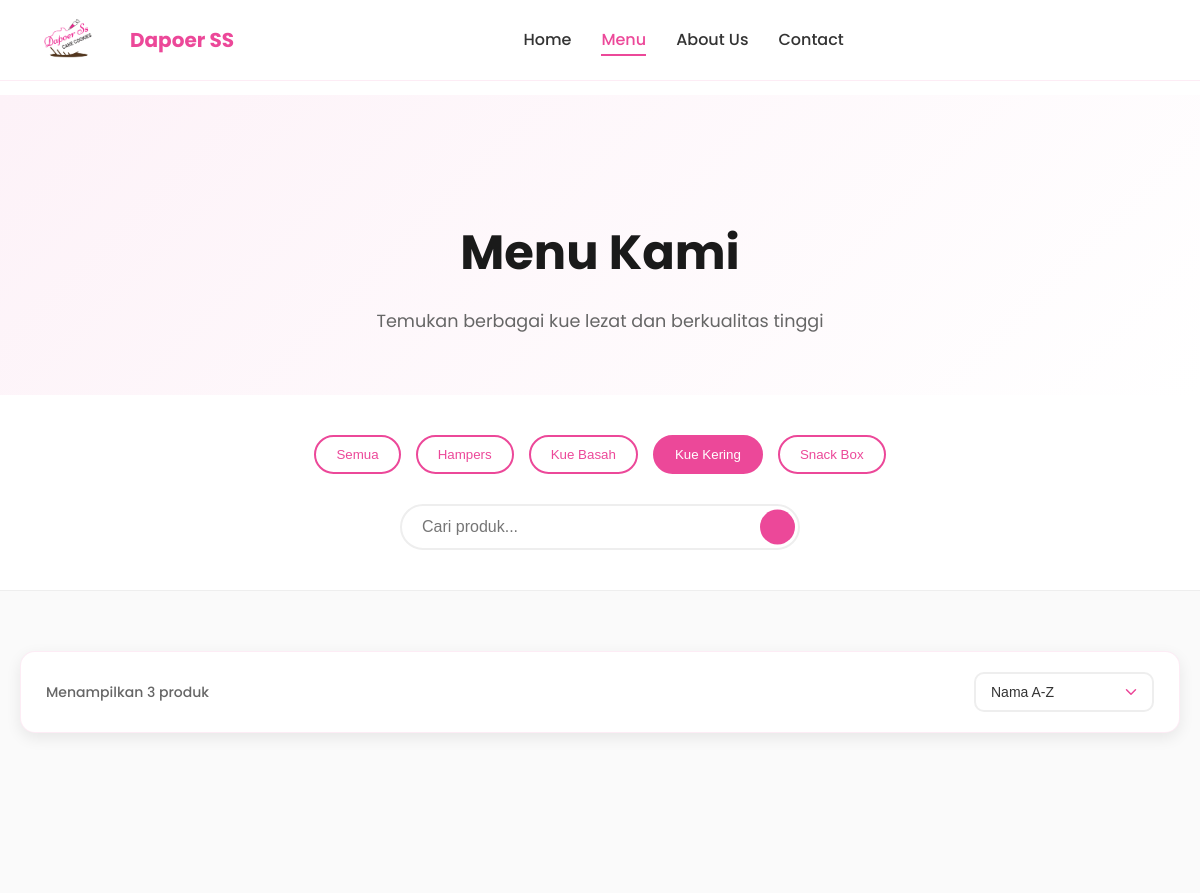
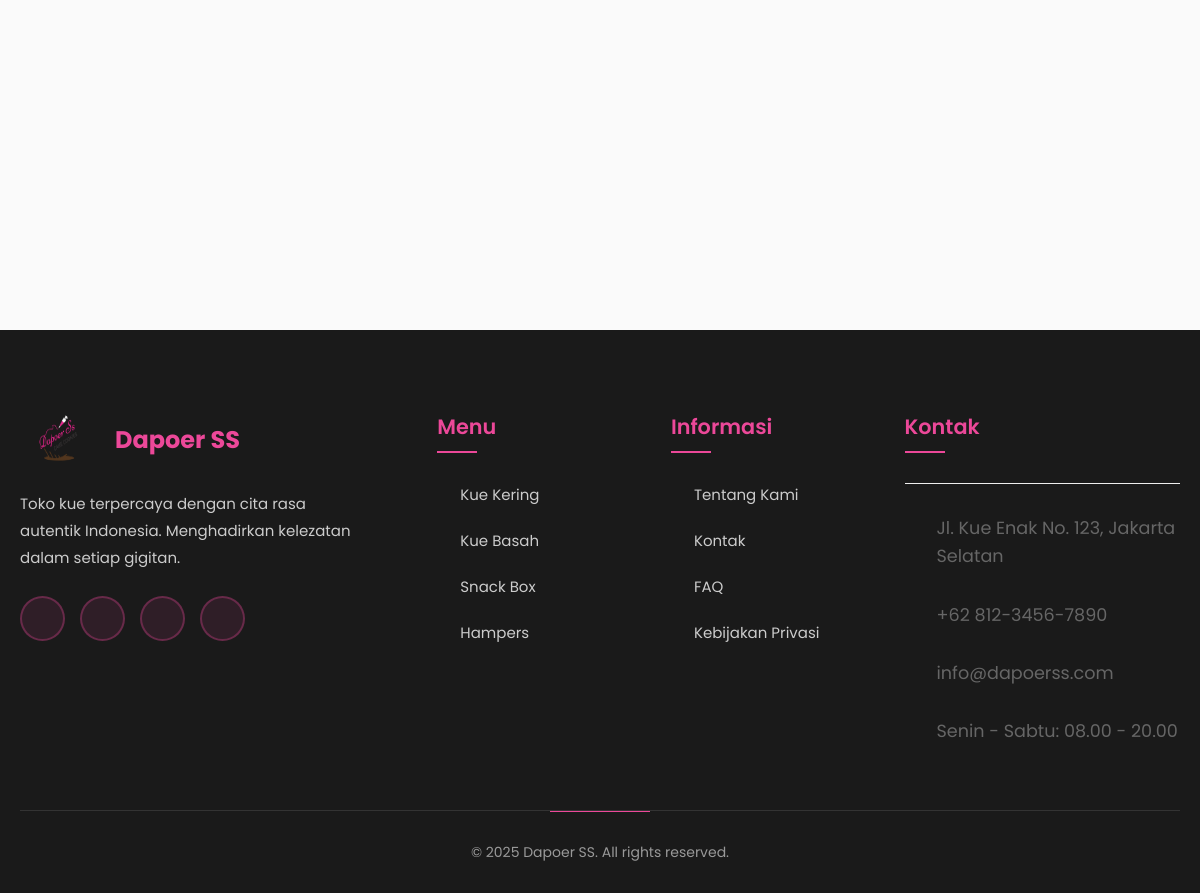
The app's page /menu.php?category=1 with its own data (2 pictures, top to bottom).
### tables this page shows
CREATE TABLE categories (
    id INT AUTO_INCREMENT PRIMARY KEY,
    name VARCHAR(50) NOT NULL,
    slug VARCHAR(50) UNIQUE NOT NULL,
    created_at TIMESTAMP DEFAULT CURRENT_TIMESTAMP
);

### menu.php (the view, shortened to what this page needs)
<?php
$database = new Database();
$db = $database->getConnection();
$query = "SELECT * FROM categories ORDER BY name";
$stmt = $db->prepare($query);
$stmt->execute();
$categories = $stmt->fetchAll(PDO::FETCH_ASSOC);
$category_filter = $_GET['category'] ?? '';
$search = $_GET['search'] ?? '';
$sort = $_GET['sort'] ?? 'name';
$where_conditions = ["p.is_active = 1"];
$params = [];
if ($category_filter) {
    $where_conditions[] = "p.category_id = ?";
    $params[] = $category_filter;
}
$where_clause = implode(" AND ", $where_conditions);
$sort_options = [
    'name' => 'p.name ASC',
    'price_low' => 'p.price ASC',
    'price_high' => 'p.price DESC',
    'rating' => 'p.rating DESC, p.reviews_count DESC'
];
$order_clause = isset($sort_options[$sort]) ? $sort_options[$sort] : 'p.name ASC';
$query = "SELECT p.*, c.name as category_name FROM products p
          LEFT JOIN categories c ON p.category_id = c.id
          WHERE $where_clause
          ORDER BY $order_clause";
$stmt = $db->prepare($query);
$stmt->execute($params);
$products = $stmt->fetchAll(PDO::FETCH_ASSOC);
include 'includes/header.php';
?>
<section class="page-header">
    <div class="container">
        <h1>Menu Kami</h1>
        <p>Temukan berbagai kue lezat dan berkualitas tinggi</p>
    </div>
</section>
<section class="menu-categories">
    <div class="container">
        <div class="category-filters">
            <button class="filter-btn <?php echo empty($category_filter) ? 'active' : ''; ?>"
                    onclick="filterByCategory('')">Semua</button>
            <?php foreach ($categories as $category): ?>
            <button class="filter-btn <?php echo $category_filter == $category['id'] ? 'active' : ''; ?>"
                    onclick="filterByCategory(<?php echo $category['id']; ?>)">
                <?php echo htmlspecialchars($category['name']); ?>
            </button>
            <?php endforeach; ?>
        </div>
        <div class="search-bar">
            <input type="text" id="menu-search" placeholder="Cari produk..."
                   value="<?php echo htmlspecialchars($search); ?>">
            <button class="search-btn" onclick="searchProducts()">
            </button>
        </div>
    </div>
</section>
<section class="menu-grid-section">
    <div class="container">
        <div class="menu-controls">
            <div class="results-info">
                <p>Menampilkan <?php echo count($products); ?> produk</p>
            </div>
            <div class="sort-controls">
                <select id="sort-select" onchange="sortProducts()">
                    <option value="name" <?php echo $sort == 'name' ? 'selected' : ''; ?>>Nama A-Z</option>
                </select>
            </div>
        </div>
        <?php if (empty($products)): ?>
        <div class="empty-products">
            <div class="empty-icon">🍰</div>
            <h3>Tidak Ada Produk</h3>
            <p>Maaf, tidak ada produk yang sesuai dengan pencarian Anda.</p>
            <a href="menu.php" class="btn btn-primary">Lihat Semua Menu</a>
        </div>
        <?php else: ?>
        <div class="menu-grid">
        </div>
        <?php endif; ?>
    </div>
</section>
<?php include 'includes/footer.php'; ?>

### assets/css/style.css (style rules this page uses)
* { margin: 0; padding: 0; box-sizing: border-box; }
body { font-family: "Poppins", sans-serif; line-height: 1.6; color: #333; overflow-x: hidden; padding-top: 95px; }
.container { max-width: 1200px; margin: 0 auto; padding: 0 20px; }
.page-header { padding: 120px 0 60px; background: linear-gradient(135deg, #fdf2f8 0%, #fff 100%); text-align: center; }
.page-header h1 { font-size: 3rem; font-weight: 700; margin-bottom: 15px; color: #1a1a1a; }
.page-header p { font-size: 1.1rem; color: #666; max-width: 600px; margin: 0 auto; }
.menu-categories { padding: 40px 0; background: white; border-bottom: 1px solid #eee; }
.category-filters { display: flex; justify-content: center; gap: 15px; margin-bottom: 30px; flex-wrap: wrap; }
.filter-btn { padding: 10px 20px; border: 2px solid #ec4899; background: transparent; color: #ec4899; border-radius: 25px; cursor: pointer; transition: all 0.3s ease; font-weight: 500; }
.filter-btn.active, .filter-btn:hover { background: #ec4899; color: white; }
.search-bar { display: flex; max-width: 400px; margin: 0 auto; position: relative; }
.search-bar input { flex: 1; padding: 12px 20px; border: 2px solid #eee; border-radius: 25px; outline: none; font-size: 16px; transition: border-color 0.3s ease; }
.search-btn { position: absolute; right: 5px; top: 50%; transform: translateY(-50%); background: #ec4899; border: none; border-radius: 50%; width: 35px; height: 35px; cursor: pointer; color: white; font-size: 14px; }
.menu-grid-section { padding: 60px 0; background: #fafafa; }
.menu-grid { display: grid; grid-template-columns: repeat(auto-fill, minmax(280px, 1fr)); gap: 30px; margin-bottom: 50px; }
.menu-controls { display: flex; justify-content: space-between; align-items: center; margin-bottom: 30px; padding: 20px 25px; background: white; border-radius: 15px; box-shadow: 0 5px 15px rgba(0, 0, 0, 0.08); border: 1px solid rgba(236, 72, 153, 0.1); transition: all 0.3s ease; }
.results-info { display: flex; align-items: center; gap: 10px; }
.results-info p { margin: 0; font-size: 14px; color: #666; font-weight: 500; display: flex; align-items: center; gap: 8px; }
.results-info p:before { font-size: 16px; }
.sort-controls { display: flex; align-items: center; gap: 12px; }
#sort-select { appearance: none; background: linear-gradient(135deg, #fdf2f8 0%, #fff 100%); border: 2px solid #eee; border-radius: 10px; padding: 10px 40px 10px 15px; font-size: 14px; font-weight: 500; color: #333; cursor: pointer; transition: all 0.3s ease; position: relative; min-width: 180px; background-repeat: no-repeat; background-position: right 12px center; background-size: 18px; }

### records on screen
categories: name "Hampers"
categories: name "Kue Basah"
categories: name "Kue Kering"
categories: name "Snack Box"

### other values on screen
count($products) "3"
